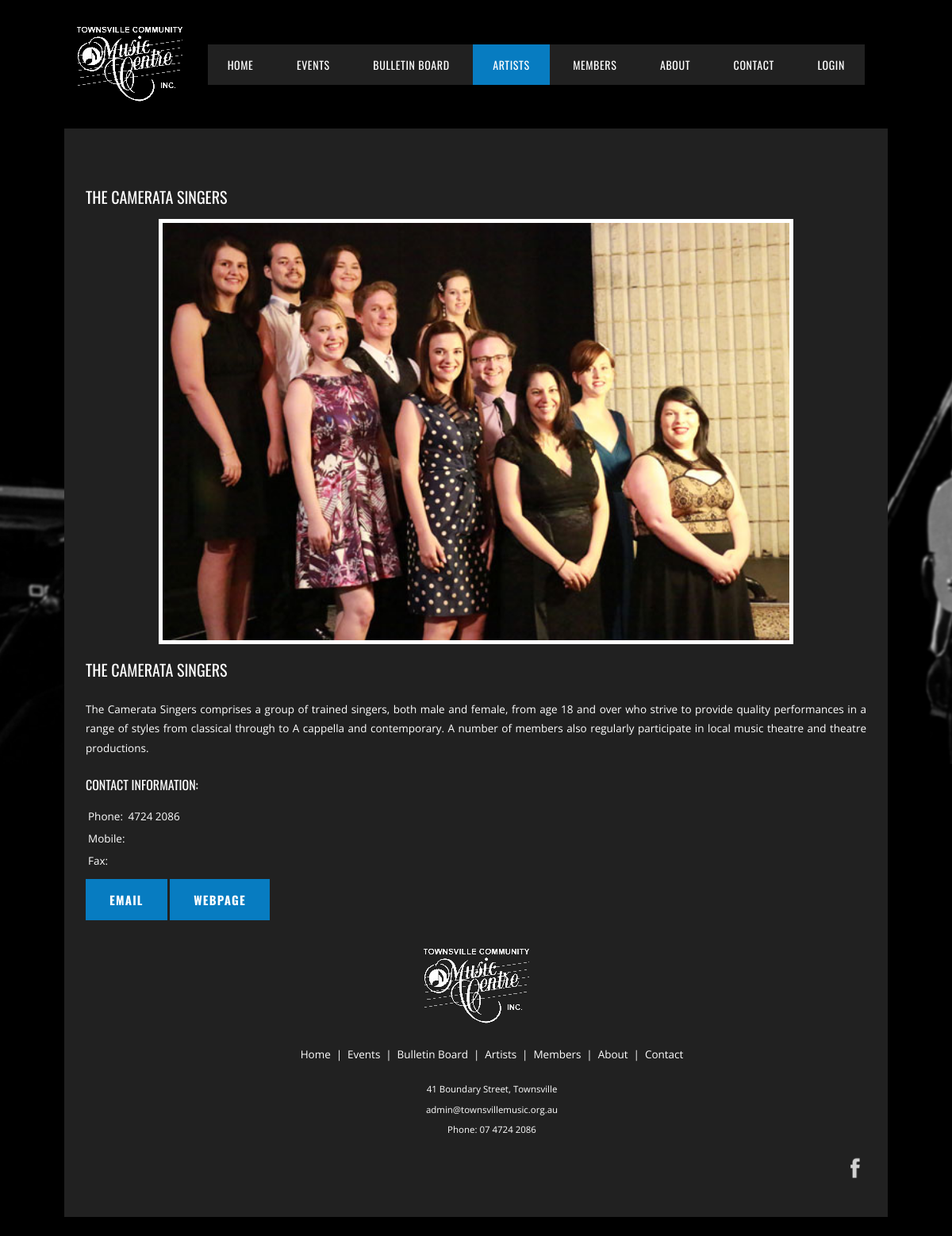
The page /artistdetailed.php?rowid=13 on the database its author committed.
### tables this page shows
CREATE TABLE "artists" (
  "hidden" integer NULL DEFAULT '0',
  "thumb" text NULL,
  "user" text NOT NULL DEFAULT 'Administrator',
  "hits" integer NOT NULL DEFAULT '0',
  "mobile" text NULL,
  "fax" text NULL,
  "phone" text NULL,
  "email" text NULL,
  "webpage" text NULL,
  "imageUrl" text NOT NULL,
  "details" text NOT NULL,
  "summary" text NOT NULL,
  "name" text NOT NULL,
  "id" integer NOT NULL PRIMARY KEY AUTOINCREMENT
);

### artistdetailed.php (the view, shortened to what this page needs)
<?php
include("php/dbconnect.php")
?>
<!doctype html>
<html lang="en">
<head>
<link rel="stylesheet" href="css/style.css">
</head>
<body>
<?php
    require("php/header.php");
?>
<div id="boxed_content" class="boxed_content">
<div class="inner">
  <div id="content" class="site-content">
    <div class="page-inner">
      <div class="">
      <div class="content">
<?php
$sql = "SELECT * FROM artists WHERE id = '$_REQUEST[rowid]'";
foreach ($dbh->query($sql) as $row)
{
?>
<?php
echo "<section class='artistdetailed'>";
echo     "<div class='artistdetailed-image'>";
    echo    "<h2 class='artistdetailed-name'>$row[name]</h2>";
echo        "<img src='$row[imageUrl]' width='800' height='363' alt='$row[name]'>";
echo    "</div>";
echo    "<h2 class='artistdetailed-name'>$row[name]</h2>";
echo    "<div class='artistdetailed-info'>";
echo        "<p>$row[details]</p>";
echo "<h3>Contact information:</h3>";
echo "<table class='contact-table'>";
if (isset($row[phone]))
{
    echo "<tr>";
    echo "<td>Phone:</td>";
    echo "<td>$row[phone]</td>";
    echo "</tr>";
}
if (isset($row[mobile]))
{
    echo "<tr>";
    echo "<td>Mobile:</td>";
    echo "<td>$row[mobile]</td>";
    echo "</tr>";
}
if (isset($row[fax]))
{
    echo "<tr>";
    echo "<td>Fax:</td>";
    echo "<td>$row[fax]</td>";
    echo "</tr>";
}
echo "</table>";
if (isset($row[email]))
{
    echo        "<a href='mailto:$row[email]' class='ui button colored'>Email</a>";
}
 if (isset($row[webpage]))
{
    echo        " <a href='$row[webpage]' class='ui button colored'>Webpage</a>";
}
else {}
echo    "</div> ";
echo "</section>";
?>
<?php
}
?>
          </div>
        </div>
      </div>
    </div>
    </div>
    </div>
<?php
require("php/footer.php");
?>
</body>
</html>

### css/style.css (style rules this page uses)
body { line-height: 1; }
*, *:before, *:after { -webkit-box-sizing: border-box; -moz-box-sizing: border-box; box-sizing: border-box; }
html, body { font-size: 13.5px; }
body, button, select { font-family: "Open Sans", Helvetica, Arial, sans-serif; line-height: 1.8; color: #AAA; }
body { background: url("../images/bg.jpg") no-repeat top center fixed black; }
a { transition: opacity .25s ease 0s, background-color .25s ease 0s, color .25s ease 0s, background .25s ease 0s, box-shadow .25s ease 0s; text-decoration: none; color: #077cc1; }
h1, h2, h3, h4, h5, h6 { font-family: "Oswald", Helvetica, Arial, sans-serif; font-weight: normal; position: relative; z-index: 0; margin: 0 0 10px; text-transform: uppercase; }
h2 { font-size: 18px; }
@media screen and (min-width: 790px) { h2 { font-size: 20px; } }
h3 { font-size: 16px; }
ul, ol, dl, p, details, address, .vcard, figure, pre, fieldset, table, dt, dd, hr { margin-bottom: 20px; }
img { max-width: 100%; height: auto; vertical-align: middle; z-index: 1; }
.content { padding: 2em 2em 0; padding-bottom: 2em; color: #FFF; background: #212121; }
.boxed_content { position: relative; max-width: 1098px; margin: 0 auto; padding: 0 30px; }
@media screen and (min-width: 500px) { .artistdetailed-image { width: auto; height: auto; margin-left: auto; margin-right: auto; margin-top: 3em; margin-bottom: 1em; } }
@media screen and (min-width: 500px) { .artistdetailed-image img { display: block; margin-left: auto; margin-right: auto; border: solid 5px #FFF; } }
.ui.button { font-family: "Oswald", Helvetica, Arial, sans-serif; font-size: 12px; font-weight: normal; margin-bottom: 10px; padding: .7em 1.2em; letter-spacing: .7px; text-transform: uppercase !important; color: #FFF; border-radius: 0; background: #077cc1; }
.ui.button { font-size: 15px; font-weight: bold; padding: 15px 30px; letter-spacing: 1.2px; }
@media screen and (min-width: 790px) { html { box-sizing: border-box; } }
@media screen and (min-width: 790px) { *, *:before, *:after { box-sizing: inherit; } }
@media screen and (min-width: 790px) { body { text-align: justify; font-size: 100%; } }

### rows shown on the page
artists: name "THE CAMERATA SINGERS", imageUrl (picture), details "The Camerata Singers comprises a group of trained singers, both male and female, from age 18 and over who strive to provide quality performances in a range of styles from classical through to A cappella and contemporary. A number of members also regularly participate in local music theatre and theatre productions.", phone "4724 2086"
